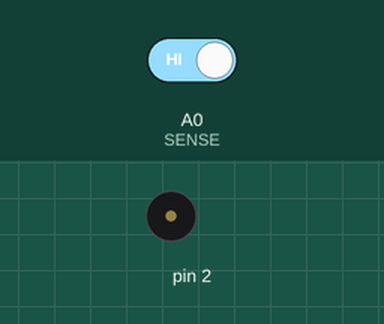
Simulated run of this sketch. Board: Arduino Uno, built with avr-gcc and run on an emulated ATmega328P. On the bench: buzzer (waves = sounding). The inputs (shaded band) are chosen by the test bench; at power-on: A0 (SENSE) HIGH.

Above: at 1.2 s.
1.3 s: A0 (SENSE) driven LOW
At 1.8 s:
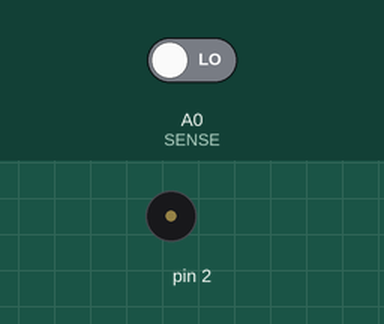
2.8 s: A0 (SENSE) driven HIGH
At 6.2 s:
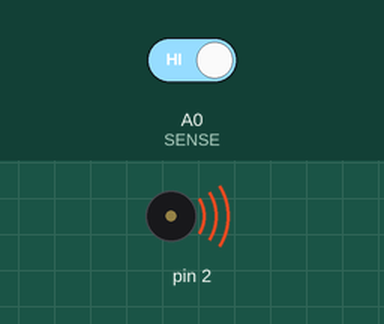
Timing chart, 0 to 7.7 s (numbered marks = the images above; inputs shaded):
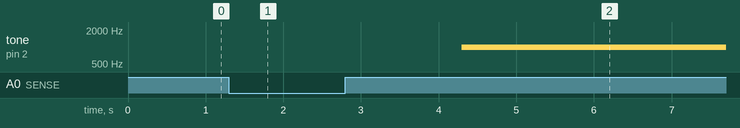

The sketch:

Alert.ino
```cpp
/**
 * This Arduino code detects a certain condition on an analog input pin (A0) and
 * generates a buzzing sound on digital pin 2 when that condition is met.
 *
 * Variables and setup:
 *   - SENSE is defined as analog input pin A0.
 *   - nonDetectionStartTime is an unsigned long variable to store the timestamp
 *     when the detection condition is not met.
 *   - isBuzzing is a boolean flag to indicate whether the buzzing sound is
 *     currently active.
 *   - In the setup() function, the SENSE pin is set as an input.
 *
 * Main logic:
 *   The loop() function continuously checks the following conditions:
 *     1. Update non-detection time: If the SENSE pin reads a low value, the
 *        nonDetectionStartTime is updated with the current timestamp.
 *     2. Check for non-detection duration: If the time elapsed since
 *        nonDetectionStartTime is greater than or equal to 1500 milliseconds
 *        (1.5 seconds) and isBuzzing is false, the code sets isBuzzing to true
 *        and generates a square wave signal at 1000 Hz on digital pin 2.
 *     3. Buzzing sequence: If isBuzzing is true, the code waits for 500
 *        milliseconds, stops the tone and resets isBuzzing to false.
 */

#define SENSE A0
unsigned long nonDetectionStartTime = 0;
bool isBuzzing = false;

void setup() {
  pinMode(SENSE, INPUT);
}

void loop() {
  // Update non-detection time
  if (!digitalRead(SENSE)) {
    nonDetectionStartTime = millis();
  }

  // Check if non-detection has lasted more than two seconds
  if (millis() - nonDetectionStartTime >= 1500 && !isBuzzing) {
    isBuzzing = true; // Set buzzing flag
    tone(2, 1000); // Generate square wave signal at 1000 Hz
  }

  if (isBuzzing) { // Buzz for 500 milliseconds
    delay(500);
    noTone(2); // Stop the tone
    isBuzzing = false; // Reset buzzing flag
  }
}
```

Measured:
- after the input at 1.3 s, tone on pin 2: stays silent (without the input it goes to 1000 Hz after 0.20 s)
- after the input at 2.8 s, tone on pin 2: silent → 1000 Hz after 1.5 s
